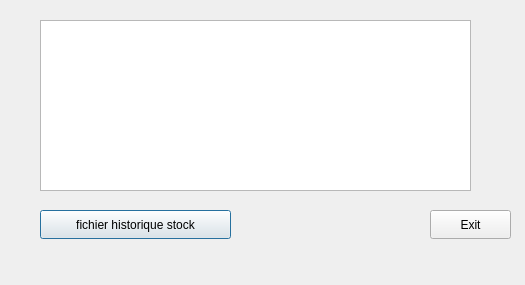
<?xml version="1.0" encoding="UTF-8"?>
<ui version="4.0">
 <class>HistoriqueVaccinDialog</class>
 <widget class="QDialog" name="HistoriqueVaccinDialog">
  <property name="geometry">
   <rect>
    <x>0</x>
    <y>0</y>
    <width>525</width>
    <height>285</height>
   </rect>
  </property>
  <property name="windowTitle">
   <string>Dialog</string>
  </property>
  <widget class="QTableWidget" name="tableWidgethis">
   <property name="geometry">
    <rect>
     <x>40</x>
     <y>20</y>
     <width>431</width>
     <height>171</height>
    </rect>
   </property>
  </widget>
  <widget class="QPushButton" name="pushButtontxtstock">
   <property name="geometry">
    <rect>
     <x>40</x>
     <y>210</y>
     <width>191</width>
     <height>29</height>
    </rect>
   </property>
   <property name="text">
    <string>fichier historique stock</string>
   </property>
  </widget>
  <widget class="QPushButton" name="ButtonExit">
   <property name="geometry">
    <rect>
     <x>430</x>
     <y>210</y>
     <width>81</width>
     <height>29</height>
    </rect>
   </property>
   <property name="text">
    <string>Exit</string>
   </property>
  </widget>
 </widget>
 <resources/>
 <connections/>
</ui>
